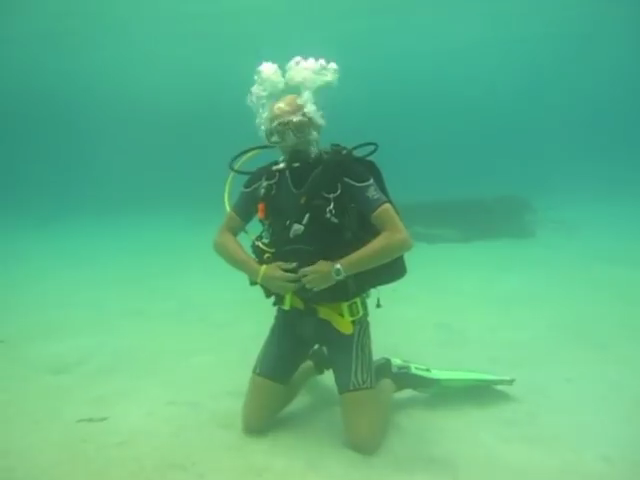
#> input picture 1.png, 640 x 480 px, found by its file name; the run also reads 1 picture not shown here
$ python main.py
#> lines starting #> are read from the running program, lines starting #| are printed output that depends on the picture
### utility.py
import numpy as np
import cv2 as cv
import matplotlib.pyplot as plt
from PSO import *

# shows histogram of all 3 channels
# [14 lines left out: functions color_hist, plot_hist, not called in this run]

# stacking BGR channels in order after computation
def image(input):
    val = list(input)

    for p in range(len(val)):
        if val[p][1]=="B":
            b = val[p][0]
        elif val[p][1]=="G":
            g = val[p][0]
        if val[p][1]=="R":
            r = val[p][0]
    img = np.dstack([b,g,r])
    img = np.array(img,dtype=np.uint8)

    return img

# Indicating superior, inferior and intermediate channels based on mean of pixels in channel
def superior_inferior_split(img):

    B, G, R = cv.split(img)

    pixel = {"B":np.mean(B) ,"G":np.mean(G),"R":np.mean(R)}
    pixel_ordered = dict(sorted(pixel.items(), key=lambda x: x[1], reverse=True))

    # Classifying Maximum, Minimum and Intermediate channels of image
    label =["Pmax","Pint","Pmin"]
    chanel={}

    for i,j in zip(range(len(label)),pixel_ordered.keys()):
         if j=="B":
             chanel[label[i]]=list([B,j])

         elif j=="G":
             chanel[label[i]]=list([G,j])

         else:
             chanel[label[i]]=list([R,j])

    return chanel


def neutralize_image(img):

    track = superior_inferior_split(img)

    Pmax = track["Pmax"][0]
    Pint = track["Pint"][0]
    Pmin = track["Pmin"][0]

    #gain_factor Pint
    J = (np.sum(Pmax) - np.sum(Pint))/(np.sum(Pmax) + np.sum(Pint))

    #gain_factor Pmin
    K = (np.sum(Pmax) - np.sum(Pmin))/(np.sum(Pmax) + np.sum(Pmin))

    track["Pint"][0] = Pint + (J * Pmax)
    track["Pmin"][0] = Pmin + (K * Pmax)

    #neutralised image
    neu_img = image(track.values())

    return neu_img


def Stretching(image):

    LSR_img = [] # for lower stretched image
    USR_img = [] # for upper stretched image
    height, width = image.shape[:2]

    for i in range(image.shape[2]):
        img_hist = image[:,:,i]
        max_P = np.max(img_hist)
        min_P = np.min(img_hist)

        mean_P = np.mean(img_hist)
        median_P = np.median(img_hist)

        avg_point = (mean_P + median_P)/2

        LS_img = np.zeros((height, width))
        US_img = np.zeros((height, width))

        for i in range(0, height):
            for j in range(0, width):
                if img_hist[i][j] < avg_point:
                    LS_img[i][j] = int((( img_hist[i][j] - min_P) * ((255 - min_P) / (avg_point - min_P)) + min_P))
                    US_img[i][j] = 0
                    #array_upper_histogram_stretching[i][j] = p_out
                else:
                    LS_img[i][j] = 255
                    US_img[i][j] = int((( img_hist[i][j] - avg_point) * ((255) / (max_P - avg_point))))

        LSR_img.append(LS_img)
        USR_img.append(US_img)

    LS = np.array(np.dstack(LSR_img),dtype=np.uint8)
    US = np.array(np.dstack(USR_img),dtype=np.uint8)

    return LS,US


def enhanced_image(img1, img2):

    #integration of dual intensity images to get Enhanced-constrast output image
    b1,g1,r1 = cv.split(img1)
    b2,g2,r2 = cv.split(img2)

    height, width = img1.shape[:2]
    dual_img=np.zeros((height, width,3),dtype=np.uint8)

    dual_img[:,:,0] = np.array(np.add(b1/2, b2/2),dtype = np.uint8)
    dual_img[:,:,1] = np.array(np.add(g1/2, g2/2),dtype = np.uint8)
    dual_img[:,:,2] = np.array(np.add(r1/2, r2/2),dtype = np.uint8)

    return dual_img


def pso_image(img):

    group = superior_inferior_split(img)

    maxi = np.mean(group["Pmax"][0])
    inte = np.mean(group["Pint"][0])
    mini = np.mean(group["Pmin"][0])

    # Defining hyperparameters
    n = 50  # number of particles
    params = {"wmax" : 0.9, "wmin" : 0.4, "c1" : 2 , "c2" : 2}
    max_iteration = 100

    x = np.array([inte, mini])

    def func(X,P_sup = maxi):
        return np.square(P_sup - X[0])+np.square(P_sup - X[1])

    nVar= 2  # number of variables to optimize
    VarMin = 0  # lower bound of variables , you can use np.array() for different variables
    VarMax = 255   # upper bound of variables, you can use np.array() for different variables

    gbest = pso(func, max_iter=max_iteration, num_particles = n, dim = 2, vmin = VarMin, vmax = VarMax, params = params)

    #gamma correction for inferior color channels
    mean_colors = gbest['position']
    gamma = np.log(mean_colors/255)/np.log(x/255)

    group["Pint"][0] = np.array(255*np.power(group["Pint"][0]/255 , gamma[0]))
    group["Pmin"][0] = np.array(255*np.power(group["Pmin"][0]/255 , gamma[1]))


    pso_res = image(group.values())

    return pso_res

def unsharp_masking(img):

    alpha = 0.2
    beta = 1 -alpha
    img_blur = cv.GaussianBlur(img, (1,1),sigmaX=1)
    unsharp_img = cv.addWeighted(img, alpha, img_blur, beta, 0.0)

    return unsharp_img
def NUCE(img):
    # Step 1: Neutralize the image
    neutralized = neutralize_image(img)

    # Step 2: Apply PSO-based color correction
    pso_corrected = pso_image(neutralized)

    # Step 3: Apply stretching
    ls_img, us_img = Stretching(pso_corrected)

    # Step 4: Combine stretched images
    enhanced = enhanced_image(ls_img, us_img)

    # Step 5: Apply unsharp masking for detail enhancement
    final_img = unsharp_masking(enhanced)

    return final_img

### PSO.py
import numpy as np

#particle class
class Particle:
  def __init__(self, func, dim, vmin, vmax, seed):
    self.rnd = np.random.seed(seed)

    # initialize position, velocity, local_best_particle of the particle with 0.0 value
    self.velocity = np.zeros(dim)
    self.best_part_pos = np.zeros(dim)

    self.position = np.random.uniform(vmin, vmax, dim)

    # compute fitness of particle
    self.fitness = func(self.position) # curr fitness

    # initialize best position and fitness of this particle
    self.best_part_pos = np.copy(self.position)
    self.best_part_fitness = self.fitness     # best fitness


def pso(func, max_iter, num_particles, dim, vmin, vmax, params):

  # hyper parameters
  wmax = params["wmax"]    # maximum inertia
  wmin = params["wmin"]    #minimum inertia
  c1 = params["c1"] 	   # cognitive (particle)
  c2 = params["c2"]       # social (swarm)

  rnd = np.random.seed()

  # create num_particles
  swarm = [Particle(func, dim, vmin, vmax, i) for i in range(num_particles)]

  # compute the value of best_position and best_fitness in swarm
  best_swarm_pos = np.zeros(dim)
  best_swarm_fitness = np.inf # swarm best

  # computer best particle of swarm and it's fitness
  for i in range(num_particles): # check each particle
    if swarm[i].fitness < best_swarm_fitness:
      best_swarm_fitness = swarm[i].fitness
      best_swarm_pos = np.copy(swarm[i].position)

  # main loop of pso
  it = 0
  while it < max_iter:

    # For every 5 iterations print iteration number and best fitness value
    if it % 5 == 0:
      print("Iteration = " + str(it) + " best fitness = %f" % best_swarm_fitness)

    w = wmax - ((wmax - wmin)/max_iter)*it

    for i in range(num_particles):

      # compute new velocity of current particle
      swarm[i].velocity = (
                           (w * swarm[i].velocity) +
                           (c1 * np.random.rand(dim) * (swarm[i].best_part_pos - swarm[i].position)) +
                           (c2 * np.random.rand(dim) * (best_swarm_pos -swarm[i].position))
                         )

      # compute new position using new velocity
      for k in range(dim):
        swarm[i].position[k] += swarm[i].velocity[k]
        swarm[i].position[k] = np.maximum(swarm[i].position[k], vmin)
        swarm[i].position[k] = np.minimum(swarm[i].position[k], vmax)

      # compute fitness of new position
      swarm[i].fitness = func(swarm[i].position)

      # check for local best particle
      if swarm[i].fitness < swarm[i].best_part_fitness:
        swarm[i].best_part_fitness = swarm[i].fitness
        swarm[i].best_part_pos = np.copy(swarm[i].position)

      # check for global best particle
      if swarm[i].fitness < best_swarm_fitness:
        best_swarm_fitness = swarm[i].fitness
        best_swarm_pos = np.copy(swarm[i].position)

    it += 1

  gbest ={}
  gbest["position"] = best_swarm_pos
  gbest["cost"] = best_swarm_fitness

  return gbest

### main.py
import os
import numpy as np
import cv2 as cv
import matplotlib.pyplot as plt
from utility import *

# Define paths
dir_path = r"C:\Users\rashi\OneDrive\Desktop\Underwater-image-enhancement\Underwater-image-enhancement-\images"
results_path = r"C:\Users\rashi\OneDrive\Desktop\Underwater-image-enhancement\Underwater-image-enhancement-\results"

# Create results directory if it doesn't exist
if not os.path.exists(results_path):
    os.makedirs(results_path)

# Process single image if needed
single_image_path = r"C:\Users\rashi\OneDrive\Desktop\Underwater-image-enhancement\Underwater-image-enhancement-\1.png"
if os.path.exists(single_image_path):
    img = cv.imread(single_image_path)
#> img is the input picture: shape (480, 640, 3); mean B, G, R 134, 181.7, 91.9
    if img is not None:
        print(f"Processing single image: {single_image_path}")
        nuce_img = NUCE(img)
#> in superior_inferior_split, `B, G, R = cv.split(img)`:
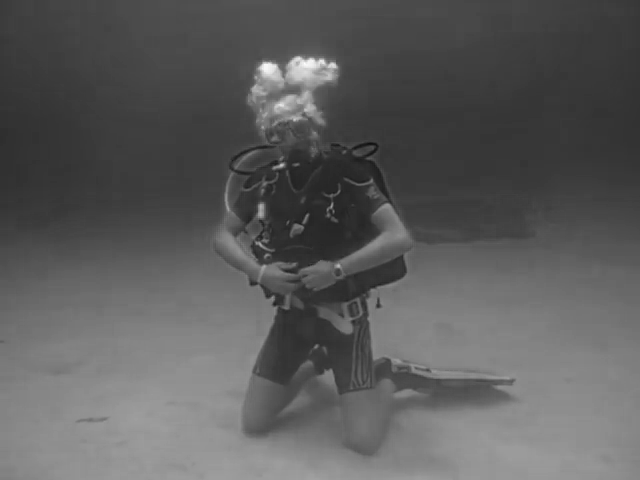
#> R: shape (480, 640); min 16, max 255, mean 91.9
#> in superior_inferior_split, `pixel = {"B":np.mean(B) ,"G":np.mean(G),"R":np.mean(R)}`: pixel = {'B': 134, 'G': 181.7, 'R': 91.87}
#> in superior_inferior_split, `pixel_ordered = dict(sorted(pixel.items(), key=lambda x: x[1], reverse..`: pixel_ordered = {'G': 181.7, 'B': 134, 'R': 91.87}
#> the loop in superior_inferior_split, `for i,j in zip(range(len(label)),pixel_ordered.keys()):` made 3 passes
#> j on passes 1 to 3: 'G', 'B', 'R'
#> after the loop in superior_inferior_split, `for i,j in zip(range(len(label)),pixel_ordered.keys()):`: chanel = 3 items
#> in neutralize_image, `J = (np.sum(Pmax) - np.sum(Pint))/(np.sum(Pmax) + np.sum(Pint))`: J = 0.151
#> in neutralize_image, `K = (np.sum(Pmax) - np.sum(Pmin))/(np.sum(Pmax) + np.sum(Pmin))`: K = 0.328
#> in superior_inferior_split (call 2), `B, G, R = cv.split(img)`:
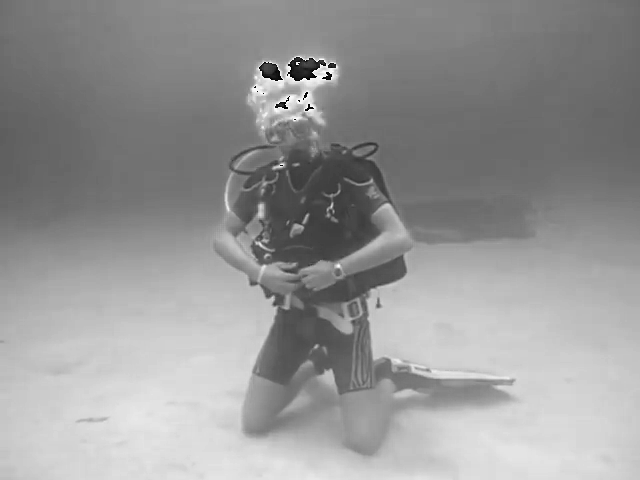
#> R: shape (480, 640); min 0, max 255, mean 150.1
#> in superior_inferior_split (call 2), `pixel = {"B":np.mean(B) ,"G":np.mean(G),"R":np.mean(R)}`: pixel = {'B': 160.7, 'G': 181.7, 'R': 150.1}
#> in superior_inferior_split (call 2), `pixel_ordered = dict(sorted(pixel.items(), key=lambda x: x[1], reverse..`: pixel_ordered = {'G': 181.7, 'B': 160.7, 'R': 150.1}
#> the loop in superior_inferior_split (call 2), `for i,j in zip(range(len(label)),pixel_ordered.keys()):` made 3 passes
#> in pso_image, `group = superior_inferior_split(img)`: group = 3 items
#> in pso_image, `maxi = np.mean(group["Pmax"][0])`: maxi = 181.7
#> in pso_image, `inte = np.mean(group["Pint"][0])`: inte = 160.7
#> in pso_image, `mini = np.mean(group["Pmin"][0])`: mini = 150.1
#> in pso_image, `x = np.array([inte, mini])`: x = [160.7, 150.1]
#> in pso_image, `gamma = np.log(mean_colors/255)/np.log(x/255)`: gamma = [0.734, 0.64]
#> the loop in Stretching, `for i in range(image.shape[2]):` made 3 passes
#> (min_P, mean_P, median_P, avg_point) on passes 1 to 3: (0, 180.3, 188, 184.2), (63, 181.7, 183, 182.4), (0, 179.3, 171, 175.1)
#> pass 1, in Stretching, `img_hist = image[:,:,i]`:
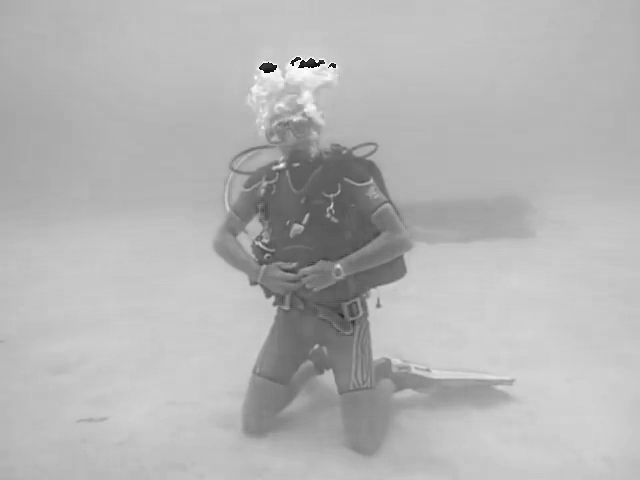
#> img_hist: shape (480, 640); min 0, max 255, mean 180.3
#> after the loop in Stretching, `for i in range(image.shape[2]):`:
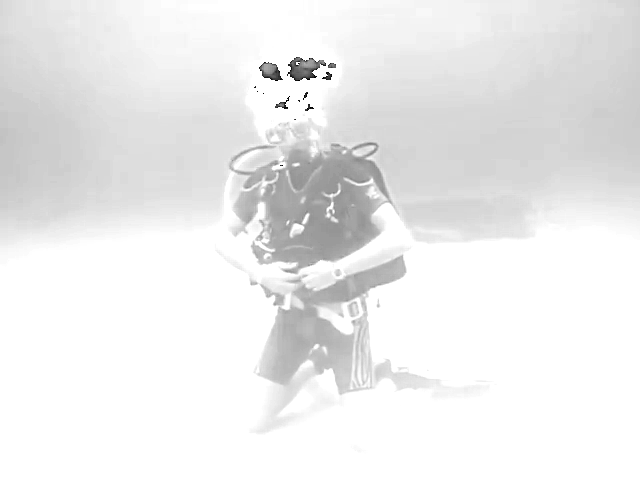
#> LS_img: shape (480, 640) float64; min 0, max 255, mean 235.8
#> after the loop in Stretching, `for i in range(image.shape[2]):`:
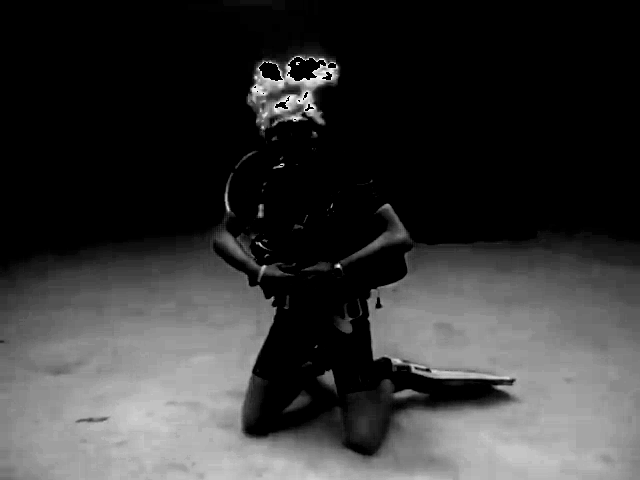
#> US_img: shape (480, 640) float64; min 0, max 255, mean 54.5
#> after the loop in Stretching, `for i in range(image.shape[2]):`: LSR_img = 3 items
#> in enhanced_image, `dual_img[:,:,2] = np.array(np.add(r1/2, r2/2),dtype = np.uint8)`:
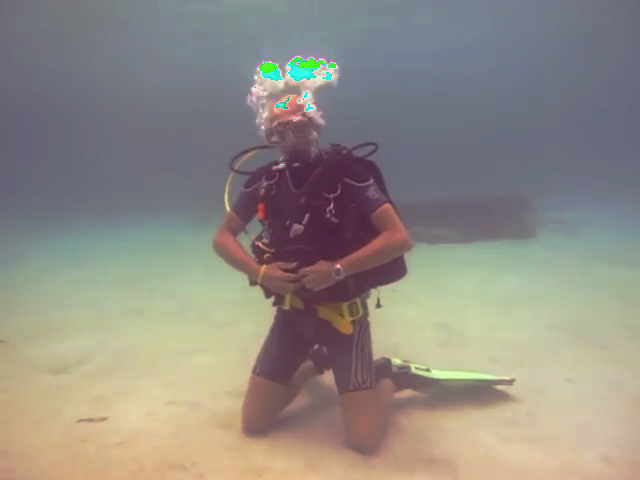
#> dual_img: shape (480, 640, 3); mean of channels 0, 1, 2 132.3, 139.9, 144.9; drawn as B, G, R
        cv.imwrite(os.path.join(results_path, "1_enhanced.png"), nuce_img)

        # Display results
        plt.figure(figsize=(12, 6))
        plt.subplot(1, 2, 1)
        plt.title("Original Image")
        plt.imshow(cv.cvtColor(img, cv.COLOR_BGR2RGB))
        plt.axis('off')

        plt.subplot(1, 2, 2)
        plt.title("Enhanced Image")
        plt.imshow(cv.cvtColor(nuce_img, cv.COLOR_BGR2RGB))
        plt.axis('off')

        plt.tight_layout()
        plt.savefig(os.path.join(results_path, "single_result.jpg"))
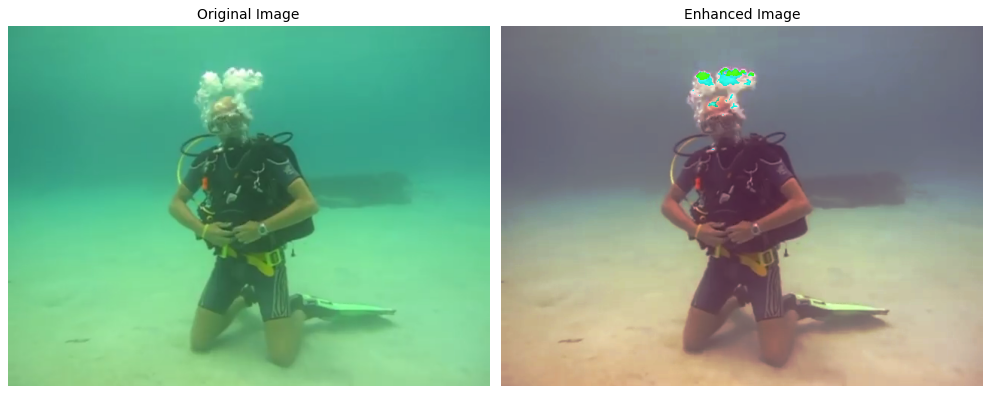
#> figure drawn by matplotlib, 2 panels
        plt.show()

# Process entire directory
original_images = []
NUCE_images = []

if os.path.exists(dir_path) and os.path.isdir(dir_path):
    print(f"Processing images in directory: {dir_path}")
    for im in os.listdir(dir_path):
        if im.lower().endswith(('.png', '.jpg', '.jpeg')):
            img_path = os.path.join(dir_path, im)
            img = cv.imread(img_path)
            if img is not None:
                original_images.append(img)

                print(f"Enhancing image: {im}")
                nuce_img = NUCE(img)
#> the loop in Stretching (call 2), `for i in range(image.shape[2]):` made 3 passes
                NUCE_images.append(nuce_img)

                cv.imwrite(os.path.join(results_path, im), nuce_img)
#> pass 2 of the loop `for im in os.listdir(dir_path):`:
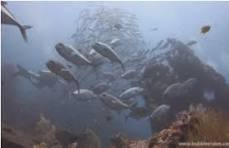
#> input picture images/underwaterimage1.jpeg, 229 x 148 px, found by its file name
#> img is the input picture: shape (148, 229, 3); mean B, G, R 136.8, 121.2, 116
#> B: shape (148, 229)
#> G: shape (148, 229)
#> in superior_inferior_split (call 5), `B, G, R = cv.split(img)`:
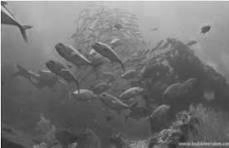
#> R: shape (148, 229); min 25, max 255, mean 116
#> pixel = {'B': 136.8, 'G': 121.2, 'R': 116}
#> the loop in superior_inferior_split (call 5), `for i,j in zip(range(len(label)),pixel_ordered.keys()):` made 3 passes
#> LS: shape (148, 229, 3)
#> US: shape (148, 229, 3)
#> b1: shape (148, 229)
#> g1: shape (148, 229)
#> r1: shape (148, 229)
#> b2: shape (148, 229)
#> in enhanced_image (call 3), `b2,g2,r2 = cv.split(img2)`:
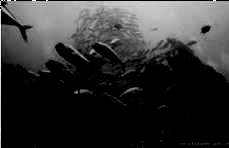
#> g2: shape (148, 229); min 0, max 255, mean 50.3
#> r2: shape (148, 229)

    # Display multiple results if any
    if len(original_images) > 0:
        fig, ax = plt.subplots(min(4, len(original_images)), 2, figsize=(8, 10))
        ax[0][0].set_title("Original Images")
        ax[0][1].set_title("Enhanced Images")

        for i in range(min(4, len(original_images))):
            ax[i][0].imshow(cv.cvtColor(original_images[i], cv.COLOR_BGR2RGB))
            ax[i][1].imshow(cv.cvtColor(NUCE_images[i], cv.COLOR_BGR2RGB))
            ax[i][0].axis('off')
            ax[i][1].axis('off')
#> this loop made 2 passes

        fig.tight_layout()
        plt.savefig(os.path.join(results_path, "output.jpg"))
        plt.show()

print('Processing complete!')
